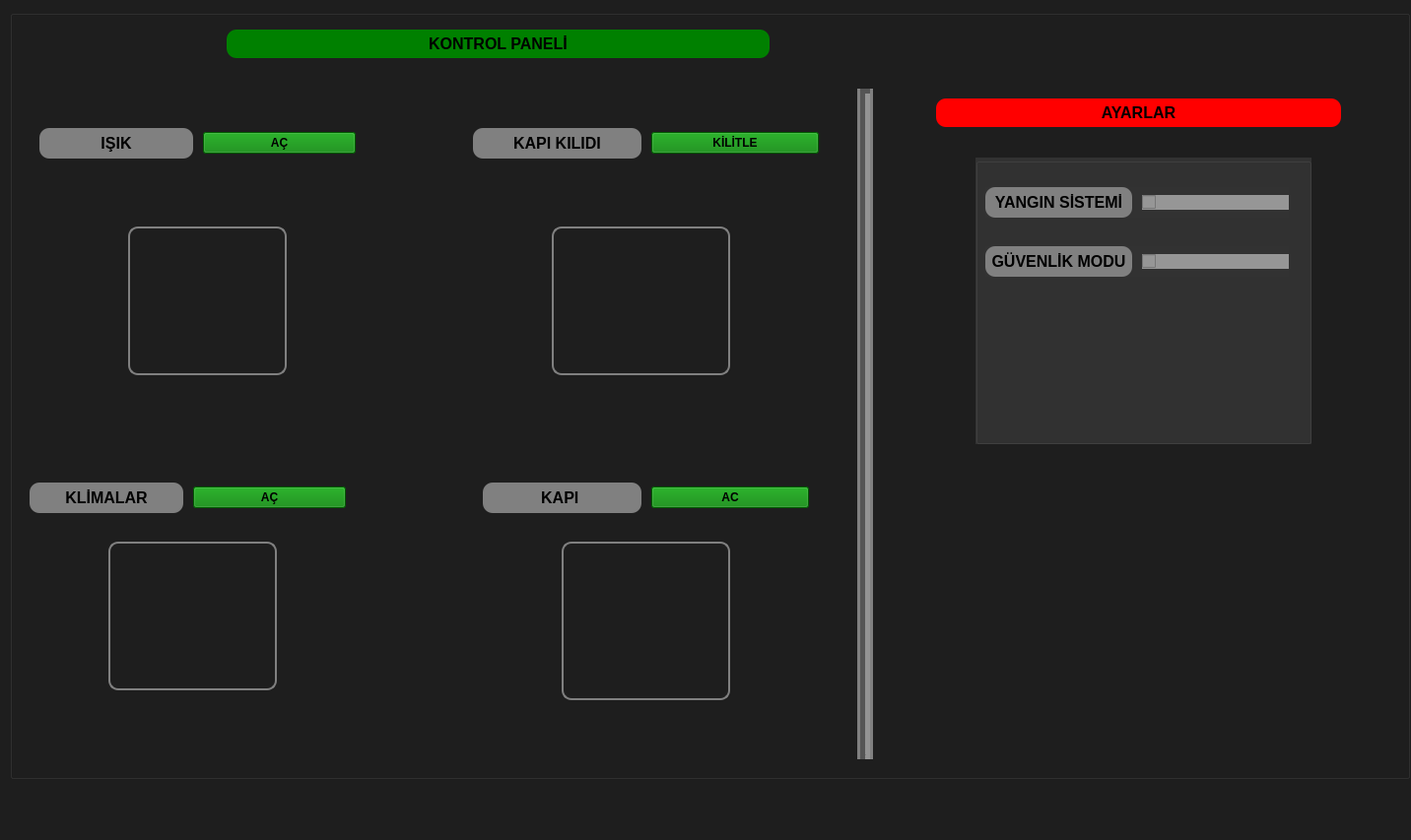
<?xml version="1.0" encoding="UTF-8"?>
<ui version="4.0">
 <class>MainWindow</class>
 <widget class="QMainWindow" name="MainWindow">
  <property name="geometry">
   <rect>
    <x>0</x>
    <y>0</y>
    <width>1432</width>
    <height>853</height>
   </rect>
  </property>
  <property name="windowTitle">
   <string>MainWindow</string>
  </property>
  <property name="styleSheet">
   <string notr="true">background-color:rgb(30,30,30)</string>
  </property>
  <widget class="QWidget" name="centralwidget">
   <widget class="QGroupBox" name="groupBox">
    <property name="geometry">
     <rect>
      <x>10</x>
      <y>10</y>
      <width>1421</width>
      <height>781</height>
     </rect>
    </property>
    <property name="title">
     <string/>
    </property>
    <widget class="QLabel" name="label_2">
     <property name="geometry">
      <rect>
       <x>220</x>
       <y>20</y>
       <width>551</width>
       <height>29</height>
      </rect>
     </property>
     <property name="styleSheet">
      <string notr="true">background-color:green;
border-radius:10px;
</string>
     </property>
     <property name="text">
      <string>&lt;html&gt;&lt;head/&gt;&lt;body&gt;&lt;p style = &quot;text-align:center;&quot; &gt;&lt;span style=&quot; font-size:12pt; font-weight:700;&quot;&gt;KONTROL PANELİ&lt;/span&gt;&lt;/p&gt;&lt;/body&gt;&lt;/html&gt;</string>
     </property>
    </widget>
    <widget class="QWidget" name="horizontalLayoutWidget_2">
     <property name="geometry">
      <rect>
       <x>30</x>
       <y>120</y>
       <width>321</width>
       <height>31</height>
      </rect>
     </property>
     <layout class="QHBoxLayout">
      <property name="spacing">
       <number>10</number>
      </property>
      <property name="sizeConstraint">
       <enum>QLayout::SetDefaultConstraint</enum>
      </property>
      <item>
       <widget class="QLabel" name="label">
        <property name="styleSheet">
         <string notr="true">background-color:gray;
border-radius:10px;
</string>
        </property>
        <property name="text">
         <string>&lt;html&gt;&lt;head/&gt;&lt;body&gt;&lt;p style = &quot;text-align:center;&quot; &gt;&lt;span style=&quot; font-size:12pt; font-weight:700;&quot;&gt;IŞIK&lt;/span&gt;&lt;/p&gt;&lt;/body&gt;&lt;/html&gt;</string>
        </property>
       </widget>
      </item>
      <item>
       <widget class="QPushButton" name="light_button">
        <property name="styleSheet">
         <string notr="true">background:green; font-weight:700; </string>
        </property>
        <property name="text">
         <string>AÇ</string>
        </property>
        <property name="icon">
         <iconset theme="QIcon::ThemeIcon::MediaPlaybackStart">
          <normaloff>.</normaloff>.</iconset>
        </property>
       </widget>
      </item>
     </layout>
    </widget>
    <widget class="QLabel" name="label_3">
     <property name="geometry">
      <rect>
       <x>120</x>
       <y>220</y>
       <width>161</width>
       <height>151</height>
      </rect>
     </property>
     <property name="styleSheet">
      <string notr="true">border-radius:10; border:2px solid gray</string>
     </property>
     <property name="frameShape">
      <enum>QFrame::NoFrame</enum>
     </property>
     <property name="text">
      <string/>
     </property>
     <property name="textFormat">
      <enum>Qt::PlainText</enum>
     </property>
     <property name="pixmap">
      <pixmap>../images/light_off.png</pixmap>
     </property>
     <property name="scaledContents">
      <bool>true</bool>
     </property>
    </widget>
    <widget class="QWidget" name="horizontalLayoutWidget_3">
     <property name="geometry">
      <rect>
       <x>20</x>
       <y>480</y>
       <width>321</width>
       <height>31</height>
      </rect>
     </property>
     <layout class="QHBoxLayout" name="_2">
      <property name="spacing">
       <number>10</number>
      </property>
      <property name="sizeConstraint">
       <enum>QLayout::SetDefaultConstraint</enum>
      </property>
      <item>
       <widget class="QLabel" name="label_4">
        <property name="styleSheet">
         <string notr="true">background-color:gray;
border-radius:10px;
</string>
        </property>
        <property name="text">
         <string>&lt;html&gt;&lt;head/&gt;&lt;body&gt;&lt;p style = &quot;text-align:center;&quot; &gt;&lt;span style=&quot; font-size:12pt; font-weight:700;&quot;&gt;KLİMALAR&lt;/span&gt;&lt;/p&gt;&lt;/body&gt;&lt;/html&gt;</string>
        </property>
       </widget>
      </item>
      <item>
       <widget class="QPushButton" name="fan_button">
        <property name="styleSheet">
         <string notr="true">background:green; font-weight:700; </string>
        </property>
        <property name="text">
         <string>AÇ</string>
        </property>
        <property name="icon">
         <iconset theme="QIcon::ThemeIcon::MediaPlaybackStart">
          <normaloff>.</normaloff>.</iconset>
        </property>
       </widget>
      </item>
     </layout>
    </widget>
    <widget class="QLabel" name="label_5">
     <property name="geometry">
      <rect>
       <x>100</x>
       <y>540</y>
       <width>171</width>
       <height>151</height>
      </rect>
     </property>
     <property name="styleSheet">
      <string notr="true">border-radius:10; border:2px solid gray</string>
     </property>
     <property name="frameShape">
      <enum>QFrame::NoFrame</enum>
     </property>
     <property name="text">
      <string/>
     </property>
     <property name="textFormat">
      <enum>Qt::PlainText</enum>
     </property>
     <property name="pixmap">
      <pixmap>../images/fan_off.png</pixmap>
     </property>
     <property name="scaledContents">
      <bool>true</bool>
     </property>
    </widget>
    <widget class="QWidget" name="horizontalLayoutWidget_4">
     <property name="geometry">
      <rect>
       <x>470</x>
       <y>120</y>
       <width>351</width>
       <height>31</height>
      </rect>
     </property>
     <layout class="QHBoxLayout" name="_3">
      <property name="spacing">
       <number>10</number>
      </property>
      <property name="sizeConstraint">
       <enum>QLayout::SetDefaultConstraint</enum>
      </property>
      <item>
       <widget class="QLabel" name="label_6">
        <property name="enabled">
         <bool>true</bool>
        </property>
        <property name="styleSheet">
         <string notr="true">background-color:gray;
border-radius:10px;
</string>
        </property>
        <property name="text">
         <string>&lt;html&gt;&lt;head/&gt;&lt;body&gt;&lt;p style = &quot;text-align:center;&quot; &gt;&lt;span style=&quot; font-size:12pt; font-weight:700;&quot;&gt;KAPI KILIDI&lt;/span&gt;&lt;/p&gt;&lt;/body&gt;&lt;/html&gt;</string>
        </property>
       </widget>
      </item>
      <item>
       <widget class="QPushButton" name="door_button">
        <property name="styleSheet">
         <string notr="true">background:green; font-weight:700; </string>
        </property>
        <property name="text">
         <string>KİLİTLE</string>
        </property>
        <property name="icon">
         <iconset theme="QIcon::ThemeIcon::MediaPlaybackStart">
          <normaloff>.</normaloff>.</iconset>
        </property>
       </widget>
      </item>
     </layout>
    </widget>
    <widget class="QLabel" name="label_7">
     <property name="geometry">
      <rect>
       <x>550</x>
       <y>220</y>
       <width>181</width>
       <height>151</height>
      </rect>
     </property>
     <property name="styleSheet">
      <string notr="true">border-radius:10; border:2px solid gray</string>
     </property>
     <property name="frameShape">
      <enum>QFrame::NoFrame</enum>
     </property>
     <property name="text">
      <string/>
     </property>
     <property name="textFormat">
      <enum>Qt::PlainText</enum>
     </property>
     <property name="pixmap">
      <pixmap>images/door_nolocked.png</pixmap>
     </property>
     <property name="scaledContents">
      <bool>true</bool>
     </property>
    </widget>
    <widget class="QLabel" name="label_8">
     <property name="geometry">
      <rect>
       <x>940</x>
       <y>90</y>
       <width>411</width>
       <height>29</height>
      </rect>
     </property>
     <property name="styleSheet">
      <string notr="true">background-color:red;
border-radius:10px;
</string>
     </property>
     <property name="text">
      <string>&lt;html&gt;&lt;head/&gt;&lt;body&gt;&lt;p style = &quot;text-align:center;&quot; &gt;&lt;span style=&quot; font-size:12pt; font-weight:700;&quot;&gt;AYARLAR&lt;/span&gt;&lt;/p&gt;&lt;/body&gt;&lt;/html&gt;</string>
     </property>
    </widget>
    <widget class="Line" name="line">
     <property name="geometry">
      <rect>
       <x>860</x>
       <y>80</y>
       <width>16</width>
       <height>681</height>
      </rect>
     </property>
     <property name="styleSheet">
      <string notr="true">background-color:gray;</string>
     </property>
     <property name="lineWidth">
      <number>5</number>
     </property>
     <property name="orientation">
      <enum>Qt::Vertical</enum>
     </property>
    </widget>
    <widget class="QGroupBox" name="groupBox_2">
     <property name="geometry">
      <rect>
       <x>980</x>
       <y>150</y>
       <width>341</width>
       <height>291</height>
      </rect>
     </property>
     <property name="styleSheet">
      <string notr="true">background-color:rgb(50,50,50)</string>
     </property>
     <property name="title">
      <string/>
     </property>
     <widget class="QWidget" name="horizontalLayoutWidget_5">
      <property name="geometry">
       <rect>
        <x>10</x>
        <y>30</y>
        <width>308</width>
        <height>31</height>
       </rect>
      </property>
      <layout class="QHBoxLayout" name="_4">
       <property name="spacing">
        <number>10</number>
       </property>
       <property name="sizeConstraint">
        <enum>QLayout::SetDefaultConstraint</enum>
       </property>
       <item>
        <widget class="QLabel" name="label_9">
         <property name="styleSheet">
          <string notr="true">background-color:gray;
border-radius:10px;
</string>
         </property>
         <property name="text">
          <string>&lt;html&gt;&lt;head/&gt;&lt;body&gt;&lt;p style = &quot;text-align:center;&quot; &gt;&lt;span style=&quot; font-size:12pt; font-weight:700;&quot;&gt;YANGIN SİSTEMİ&lt;/span&gt;&lt;/p&gt;&lt;/body&gt;&lt;/html&gt;</string>
         </property>
        </widget>
       </item>
       <item>
        <widget class="QCheckBox" name="firesystem_checkbox">
         <property name="styleSheet">
          <string notr="true">background-color:rgb(150,150,150)</string>
         </property>
         <property name="text">
          <string/>
         </property>
        </widget>
       </item>
      </layout>
     </widget>
     <widget class="QWidget" name="horizontalLayoutWidget_6">
      <property name="geometry">
       <rect>
        <x>10</x>
        <y>90</y>
        <width>308</width>
        <height>31</height>
       </rect>
      </property>
      <layout class="QHBoxLayout" name="_5">
       <property name="spacing">
        <number>10</number>
       </property>
       <property name="sizeConstraint">
        <enum>QLayout::SetDefaultConstraint</enum>
       </property>
       <item>
        <widget class="QLabel" name="label_10">
         <property name="styleSheet">
          <string notr="true">background-color:gray;
border-radius:10px;
</string>
         </property>
         <property name="text">
          <string>&lt;html&gt;&lt;head/&gt;&lt;body&gt;&lt;p style = &quot;text-align:center;&quot; &gt;&lt;span style=&quot; font-size:12pt; font-weight:700;&quot;&gt;GÜVENLİK MODU&lt;/span&gt;&lt;/p&gt;&lt;/body&gt;&lt;/html&gt;</string>
         </property>
        </widget>
       </item>
       <item>
        <widget class="QCheckBox" name="securitymode_checkbox">
         <property name="styleSheet">
          <string notr="true">background-color:rgb(150,150,150)</string>
         </property>
         <property name="text">
          <string/>
         </property>
        </widget>
       </item>
      </layout>
     </widget>
    </widget>
    <widget class="QWidget" name="horizontalLayoutWidget_7">
     <property name="geometry">
      <rect>
       <x>480</x>
       <y>480</y>
       <width>331</width>
       <height>31</height>
      </rect>
     </property>
     <layout class="QHBoxLayout" name="_6">
      <property name="spacing">
       <number>10</number>
      </property>
      <property name="sizeConstraint">
       <enum>QLayout::SetDefaultConstraint</enum>
      </property>
      <item>
       <widget class="QLabel" name="label_11">
        <property name="styleSheet">
         <string notr="true">background-color:gray;
border-radius:10px;
</string>
        </property>
        <property name="text">
         <string>&lt;html&gt;&lt;head/&gt;&lt;body&gt;&lt;p style = &quot;text-align:center;&quot; &gt;&lt;span style=&quot; font-size:12pt; font-weight:700;&quot;&gt;KAPI &lt;/span&gt;&lt;/p&gt;&lt;/body&gt;&lt;/html&gt;</string>
        </property>
       </widget>
      </item>
      <item>
       <widget class="QPushButton" name="door_onbutton">
        <property name="styleSheet">
         <string notr="true">background:green; font-weight:700; </string>
        </property>
        <property name="text">
         <string>AC</string>
        </property>
        <property name="icon">
         <iconset theme="QIcon::ThemeIcon::MediaPlaybackStart">
          <normaloff>.</normaloff>.</iconset>
        </property>
       </widget>
      </item>
     </layout>
    </widget>
    <widget class="QLabel" name="label_12">
     <property name="geometry">
      <rect>
       <x>560</x>
       <y>540</y>
       <width>171</width>
       <height>161</height>
      </rect>
     </property>
     <property name="styleSheet">
      <string notr="true">border-radius:10; border:2px solid gray</string>
     </property>
     <property name="frameShape">
      <enum>QFrame::NoFrame</enum>
     </property>
     <property name="text">
      <string/>
     </property>
     <property name="textFormat">
      <enum>Qt::PlainText</enum>
     </property>
     <property name="pixmap">
      <pixmap>images/door_open.png</pixmap>
     </property>
     <property name="scaledContents">
      <bool>true</bool>
     </property>
    </widget>
   </widget>
  </widget>
  <widget class="QMenuBar" name="menubar">
   <property name="geometry">
    <rect>
     <x>0</x>
     <y>0</y>
     <width>1432</width>
     <height>26</height>
    </rect>
   </property>
  </widget>
  <widget class="QStatusBar" name="statusbar"/>
 </widget>
 <resources/>
 <connections/>
</ui>
